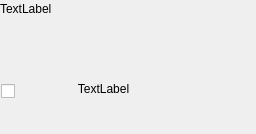
<?xml version="1.0" encoding="UTF-8"?>
<ui version="4.0">
 <class>AnprItemWidget</class>
 <widget class="QWidget" name="AnprItemWidget">
  <property name="geometry">
   <rect>
    <x>0</x>
    <y>0</y>
    <width>256</width>
    <height>134</height>
   </rect>
  </property>
  <property name="windowTitle">
   <string>Form</string>
  </property>
  <widget class="LabelImage" name="label_image">
   <property name="geometry">
    <rect>
     <x>0</x>
     <y>0</y>
     <width>67</width>
     <height>17</height>
    </rect>
   </property>
   <property name="text">
    <string>TextLabel</string>
   </property>
  </widget>
  <widget class="NormalLabel" name="label_time">
   <property name="geometry">
    <rect>
     <x>70</x>
     <y>80</y>
     <width>67</width>
     <height>17</height>
    </rect>
   </property>
   <property name="sizePolicy">
    <sizepolicy hsizetype="Expanding" vsizetype="Preferred">
     <horstretch>0</horstretch>
     <verstretch>0</verstretch>
    </sizepolicy>
   </property>
   <property name="text">
    <string>TextLabel</string>
   </property>
   <property name="alignment">
    <set>Qt::AlignCenter</set>
   </property>
  </widget>
  <widget class="QCheckBox" name="checkBox_info">
   <property name="geometry">
    <rect>
     <x>1</x>
     <y>81</y>
     <width>31</width>
     <height>21</height>
    </rect>
   </property>
   <property name="styleSheet">
    <string notr="true">padding-left: 0px;
font: 12pt;</string>
   </property>
   <property name="text">
    <string/>
   </property>
  </widget>
 </widget>
 <customwidgets>
  <customwidget>
   <class>NormalLabel</class>
   <extends>QLabel</extends>
   <header>normallabel.h</header>
  </customwidget>
  <customwidget>
   <class>LabelImage</class>
   <extends>QLabel</extends>
   <header>LabelImage.h</header>
  </customwidget>
 </customwidgets>
 <resources/>
 <connections/>
</ui>
